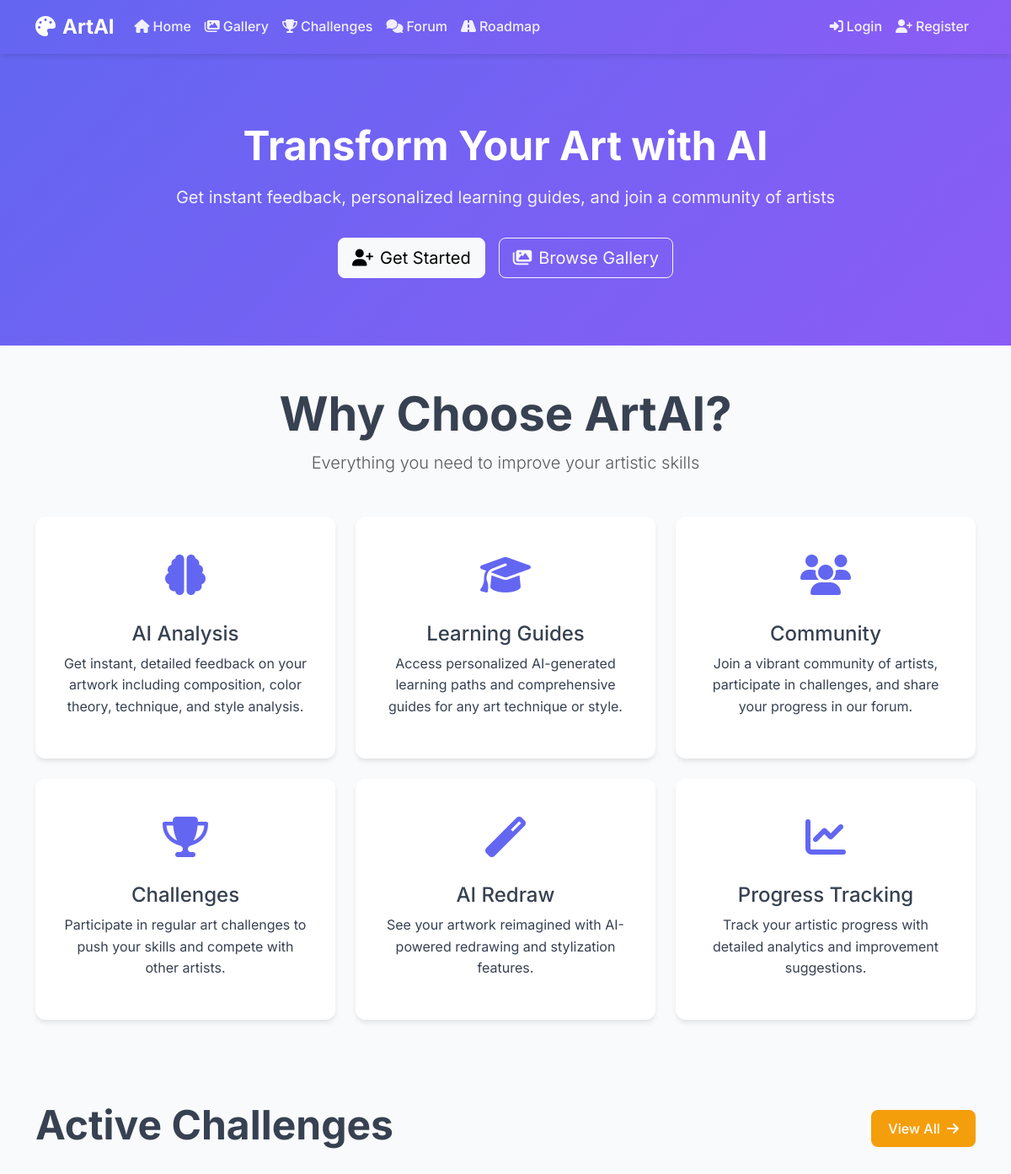
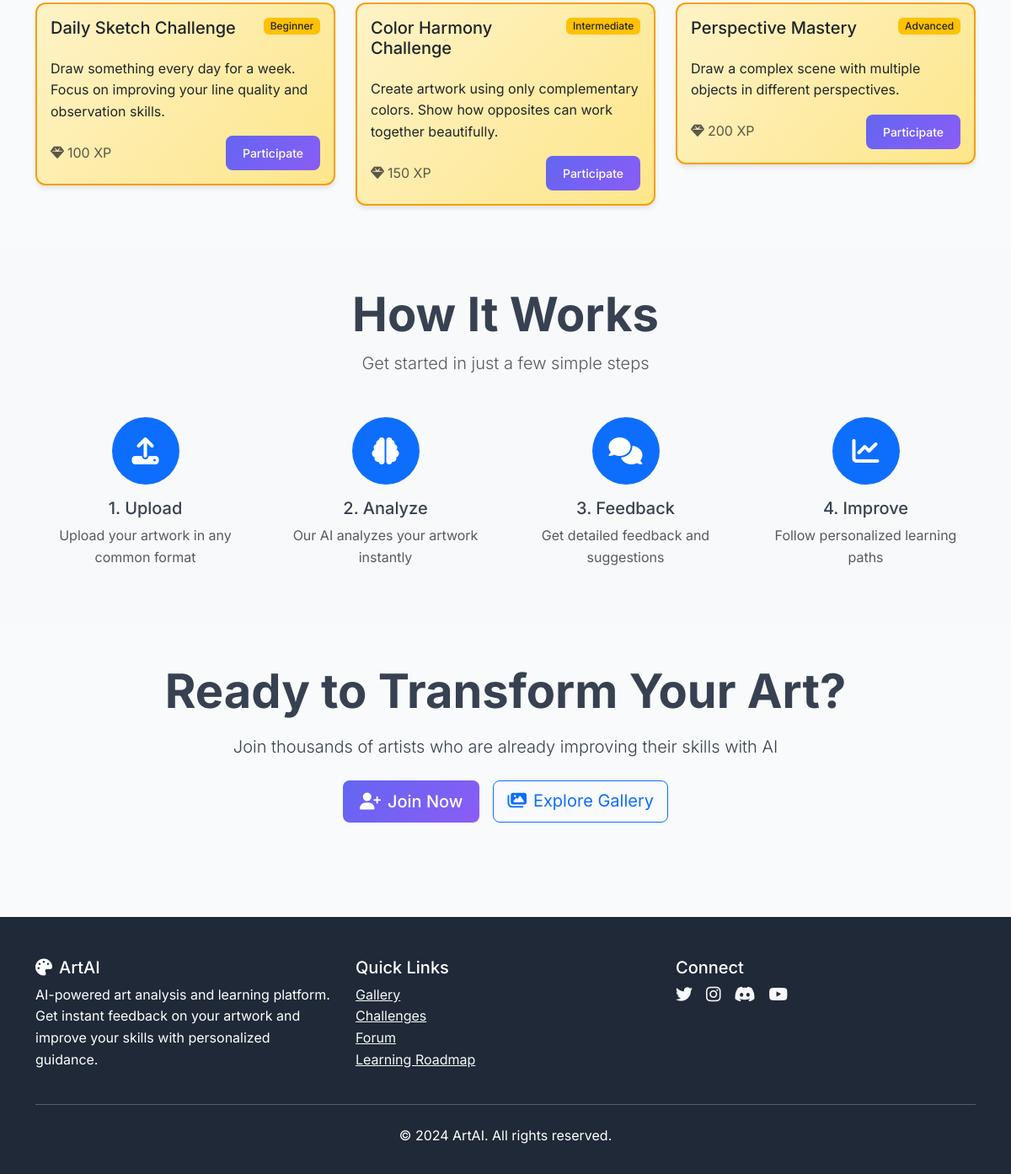
The page / on the database its author committed (2 pictures, top to bottom).
### app.py (models this page shows)
class Challenge(db.Model):
    id = db.Column(db.Integer, primary_key=True)
    title = db.Column(db.String(100), nullable=False)
    description = db.Column(db.Text, nullable=False)
    requirements = db.Column(db.Text)
    start_date = db.Column(db.DateTime, default=datetime.utcnow)
    end_date = db.Column(db.DateTime)
    is_active = db.Column(db.Boolean, default=True)
    difficulty = db.Column(db.String(20), default='Beginner')
    reward_exp = db.Column(db.Integer, default=100)

### app.py (the view)
@app.route('/')
def index():
    recent_artworks = Artwork.query.order_by(Artwork.upload_date.desc()).limit(6).all()
    active_challenges = Challenge.query.filter_by(is_active=True).limit(3).all()
    return render_template('index.html', recent_artworks=recent_artworks, active_challenges=active_challenges)

### templates/index.html (shortened to what this page needs)
{% extends "base.html" %}
{% block content %}
<section class="hero-section">
    <div class="container">
        <h1 class="hero-title">Transform Your Art with AI</h1>
        <p class="hero-subtitle">Get instant feedback, personalized learning guides, and join a community of artists</p>
        <div class="d-flex gap-3 justify-content-center flex-wrap">
            {% if current_user.is_authenticated %}
                <a href="{{ url_for('upload_artwork') }}" class="btn btn-light btn-lg">
                    <i class="fas fa-upload me-2"></i>Upload Your Art
                </a>
            {% else %}
                <a href="{{ url_for('register') }}" class="btn btn-light btn-lg">
                    <i class="fas fa-user-plus me-2"></i>Get Started
                </a>
            {% endif %}
            <a href="{{ url_for('gallery') }}" class="btn btn-outline-light btn-lg">
                <i class="fas fa-images me-2"></i>Browse Gallery
            </a>
        </div>
    </div>
</section>
<section class="py-5">
    <div class="container">
        <div class="text-center mb-5">
            <h2 class="display-4 fw-bold">Why Choose ArtAI?</h2>
            <p class="lead text-muted">Everything you need to improve your artistic skills</p>
        </div>
        <div class="row g-4">
            <div class="col-md-4">
                <div class="feature-card">
                    <div class="feature-icon">
                        <i class="fas fa-brain"></i>
                    </div>
                    <h4>AI Analysis</h4>
                    <p>Get instant, detailed feedback on your artwork including composition, color theory, technique, and style analysis.</p>
                </div>
            </div>
            <div class="col-md-4">
                <div class="feature-card">
                    <div class="feature-icon">
                        <i class="fas fa-graduation-cap"></i>
                    </div>
                    <h4>Learning Guides</h4>
                    <p>Access personalized AI-generated learning paths and comprehensive guides for any art technique or style.</p>
                </div>
            </div>
            <div class="col-md-4">
                <div class="feature-card">
                    <div class="feature-icon">
                        <i class="fas fa-users"></i>
                    </div>
                    <h4>Community</h4>
                    <p>Join a vibrant community of artists, participate in challenges, and share your progress in our forum.</p>
                </div>
            </div>
            <div class="col-md-4">
                <div class="feature-card">
                    <div class="feature-icon">
                        <i class="fas fa-trophy"></i>
                    </div>
                    <h4>Challenges</h4>
                    <p>Participate in regular art challenges to push your skills and compete with other artists.</p>
                </div>
            </div>
            <div class="col-md-4">
                <div class="feature-card">
                    <div class="feature-icon">
                        <i class="fas fa-magic"></i>
                    </div>
                    <h4>AI Redraw</h4>
                    <p>See your artwork reimagined with AI-powered redrawing and stylization features.</p>
                </div>
            </div>
            <div class="col-md-4">
                <div class="feature-card">
                    <div class="feature-icon">
                        <i class="fas fa-chart-line"></i>
                    </div>
                    <h4>Progress Tracking</h4>
                    <p>Track your artistic progress with detailed analytics and improvement suggestions.</p>
                </div>
            </div>
        </div>
    </div>
</section>
{% if active_challenges %}
<section class="py-5">
    <div class="container">
        <div class="d-flex justify-content-between align-items-center mb-4">
            <h2 class="display-5 fw-bold">Active Challenges</h2>
            <a href="{{ url_for('challenges') }}" class="btn btn-secondary">
                View All <i class="fas fa-arrow-right ms-1"></i>
            </a>
        </div>
        <div class="row g-4">
            {% for challenge in active_challenges %}
            <div class="col-md-6 col-lg-4">
                <div class="card challenge-card">
                    <div class="card-body">
                        <div class="d-flex justify-content-between align-items-start mb-3">
                            <h5 class="card-title">{{ challenge.title }}</h5>
                            <span class="badge bg-warning text-dark">{{ challenge.difficulty }}</span>
                        </div>
                        <p class="card-text">{{ challenge.description[:100] }}{% if challenge.description|length > 100 %}...{% endif %}</p>
                        <div class="d-flex justify-content-between align-items-center">
                            <span class="text-muted">
                                <i class="fas fa-gem me-1"></i>{{ challenge.reward_exp }} XP
                            </span>
                            <a href="{{ url_for('challenge_detail', challenge_id=challenge.id) }}"
                               class="btn btn-primary btn-sm">
                                Participate
                            </a>
                        </div>
                    </div>
                </div>
            </div>
            {% endfor %}
        </div>
    </div>
</section>
{% endif %}
<section class="py-5 bg-light">
    <div class="container">
        <div class="text-center mb-5">
            <h2 class="display-4 fw-bold">How It Works</h2>
            <p class="lead text-muted">Get started in just a few simple steps</p>
        </div>
        <div class="row g-4">
            <div class="col-md-3">
                <div class="text-center">
                    <div class="bg-primary text-white rounded-circle d-inline-flex align-items-center justify-content-center mb-3"
                         style="width: 80px; height: 80px;">
                        <i class="fas fa-upload fa-2x"></i>
                    </div>
                    <h5>1. Upload</h5>
                    <p class="text-muted">Upload your artwork in any common format</p>
                </div>
            </div>
            <div class="col-md-3">
                <div class="text-center">
                    <div class="bg-primary text-white rounded-circle d-inline-flex align-items-center justify-content-center mb-3"
                         style="width: 80px; height: 80px;">
                        <i class="fas fa-brain fa-2x"></i>
                    </div>
                    <h5>2. Analyze</h5>
                    <p class="text-muted">Our AI analyzes your artwork instantly</p>
                </div>
            </div>
            <div class="col-md-3">
                <div class="text-center">
                    <div class="bg-primary text-white rounded-circle d-inline-flex align-items-center justify-content-center mb-3"
                         style="width: 80px; height: 80px;">
                        <i class="fas fa-comments fa-2x"></i>
                    </div>
                    <h5>3. Feedback</h5>
                    <p class="text-muted">Get detailed feedback and suggestions</p>
                </div>
            </div>
            <div class="col-md-3">
                <div class="text-center">
                    <div class="bg-primary text-white rounded-circle d-inline-flex align-items-center justify-content-center mb-3"
                         style="width: 80px; height: 80px;">
                        <i class="fas fa-chart-line fa-2x"></i>
                    </div>
                    <h5>4. Improve</h5>
                    <p class="text-muted">Follow personalized learning paths</p>
                </div>
            </div>
        </div>
    </div>
</section>
<section class="py-5">
    <div class="container">
        <div class="text-center">
            <h2 class="display-4 fw-bold mb-3">Ready to Transform Your Art?</h2>
            <p class="lead mb-4">Join thousands of artists who are already improving their skills with AI</p>
            {% if current_user.is_authenticated %}
                <a href="{{ url_for('upload_artwork') }}" class="btn btn-primary btn-lg">
                    <i class="fas fa-upload me-2"></i>Upload Your First Artwork
                </a>
            {% else %}
                <div class="d-flex gap-3 justify-content-center">
                    <a href="{{ url_for('register') }}" class="btn btn-primary btn-lg">
                        <i class="fas fa-user-plus me-2"></i>Join Now
                    </a>
                    <a href="{{ url_for('gallery') }}" class="btn btn-outline-primary btn-lg">
                        <i class="fas fa-images me-2"></i>Explore Gallery
                    </a>
                </div>
            {% endif %}
        </div>
    </div>
</section>
{% endblock %}

### templates/base.html (style rules this page uses)
:root { --primary-color: #6366f1; --secondary-color: #8b5cf6; --accent-color: #f59e0b; --success-color: #10b981; --danger-color: #ef4444; --dark-color: #1f2937; --light-color: #f9fafb; --text-color: #374151; --border-color: #e5e7eb; }
* { margin: 0; padding: 0; box-sizing: border-box; }
body { font-family: 'Inter', sans-serif; line-height: 1.6; color: var(--text-color); background-color: var(--light-color); }
.btn-primary { background: linear-gradient(135deg, var(--primary-color), var(--secondary-color)); border: none; border-radius: 8px; padding: 10px 20px; font-weight: 500; transition: all 0.3s ease; }
.btn-secondary { background: var(--accent-color); border: none; border-radius: 8px; padding: 10px 20px; font-weight: 500; transition: all 0.3s ease; }
.card { border: none; border-radius: 12px; box-shadow: 0 4px 6px -1px rgba(0, 0, 0, 0.1); transition: all 0.3s ease; overflow: hidden; }
.hero-section { background: linear-gradient(135deg, var(--primary-color), var(--secondary-color)); color: white; padding: 80px 0; text-align: center; }
.hero-title { font-size: 3rem; font-weight: 700; margin-bottom: 1rem; }
.hero-subtitle { font-size: 1.25rem; opacity: 0.9; margin-bottom: 2rem; }
.feature-card { text-align: center; padding: 2rem; background: white; border-radius: 12px; box-shadow: 0 4px 6px -1px rgba(0, 0, 0, 0.1); transition: all 0.3s ease; }
.feature-icon { font-size: 3rem; color: var(--primary-color); margin-bottom: 1rem; }
.badge { border-radius: 6px; font-weight: 500; }
.challenge-card { background: linear-gradient(135deg, #fef3c7, #fde68a); border: 2px solid var(--accent-color); }

### rows shown on the page
Challenge: title "Daily Sketch Challenge", difficulty "Beginner", description "Draw something every day for a week. Focus on improving your line quality and observation skills.", reward_exp "100"
Challenge: title "Color Harmony Challenge", difficulty "Intermediate", description "Create artwork using only complementary colors. Show how opposites can work together beautifully.", reward_exp "150"
Challenge: title "Perspective Mastery", difficulty "Advanced", description "Draw a complex scene with multiple objects in different perspectives.", reward_exp "200"
